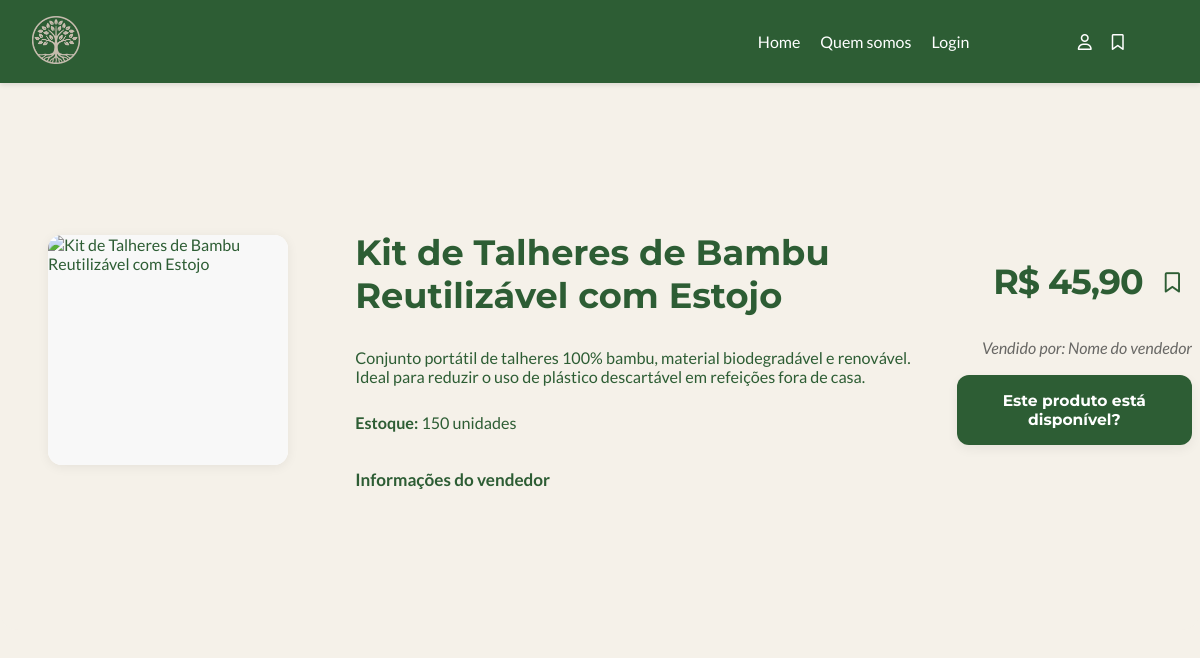
/info-produto.php?id=1, run on the app's committed database.
### tables this page shows
CREATE TABLE `produtos` (
  `ProdutoID` int(11) NOT NULL,
  `Nome` varchar(255) NOT NULL,
  `Descricao` text DEFAULT NULL,
  `Preco` decimal(10,2) NOT NULL,
  `Quantidade` int(11) NOT NULL,
  `Img` varchar(500) DEFAULT NULL
);

### info-produto.php (the view, shortened to what this page needs)
<?php
include_once './include/conn.php';
include_once './include/head.php';
$produto_id = null;
if (isset($_GET['id']) && is_numeric($_GET['id'])) {
    $produto_id = (int)$_GET['id'];
}
if ($produto_id !== null && $produto_id > 0) {
    $sql = "SELECT ProdutoID, Nome, Descricao, Preco, Quantidade, Img FROM produtos WHERE ProdutoID = " . $produto_id;
    $retorno = mysqli_query($conn, $sql);
    if ($retorno && mysqli_num_rows($retorno) > 0) {
        $produto = mysqli_fetch_assoc($retorno);
        $img_url = htmlspecialchars($produto['Img']);
        $nome_produto = htmlspecialchars($produto['Nome']);
        $descricao_produto = htmlspecialchars($produto['Descricao']);
        $preco_formatado = number_format($produto['Preco'], 2, ',', '.');
        $quantidade_estoque = htmlspecialchars($produto['Quantidade']);
    }
}
?>
<!DOCTYPE html>
<html lang="pt-BR">
<head>
    <link rel="stylesheet" href="./assets/css/info-produto.css?v=<?php echo date("YmdHis"); ?>"/>
</head>
<body>
    <main class="container">
        <aside id="infos-produto">
            <figure class="imagem-produto-container">
                <img src="<?php echo $img_url; ?>" alt="<?php echo $nome_produto; ?>" class="imagem-produto">
            </figure>
            <section class="info-produto">
                <h2 class="nome-produto"><?php echo $nome_produto; ?></h2>
                <p class="descricao-produto"><?php echo $descricao_produto; ?></p>
                <p><strong>Estoque:</strong> <?php echo $quantidade_estoque > 0 ? $quantidade_estoque . ' unidades' : 'Esgotado'; ?></p>
                <a href="#" id="info-vendedor" class="link-acao">Informações do vendedor</a>
            </section>
        </aside>
        <aside class="controles">
            <div class="preco-e-btn-salvar">
                <div class="preco">R$ <?php echo $preco_formatado; ?></div>
                <button id="btn-salvar-produto" class="btn-salvar"
                title="Salvar produto" aria-label="Salvar este produto">
                    <i class="fa-regular fa-bookmark" id="icone-salvo"></i>
                </button>
            </div>
            <div id="chats">
                <p class="vendedor-por">Vendido por: <?php echo $nomeVendedor ?? 'Nome do vendedor'; ?></p>
            </div>
            <button id="botao-chat" class="btn-chamar-vendedor"
                    data-produto-id="<?php echo $produto_id ?? ''; ?>">
                Este produto está disponível?
            </button>
        </aside>
    </main>
</body>
</html>

### assets/css/header.css (style rules this page uses)
* { box-sizing: border-box; }
:root { --fundo-principal: #F6F4EF; --fundo-card: #FFFFFF; --border: #D9D6CF; --shadow: rgba(0, 0, 0, 0.08); --verde-escuro: #2D5D34; --verde-medio: #4A7C4A; --verde-claro: #9CCC65; --verde-suave: #C8E6C9; --texto-principal: #3B3A36; --texto-secundario: #5A5A58; --texto-inativo: #9E9E9E; --acento-principal: var(--verde-escuro); --acento-secundario: var(--verde-medio); --aviso: #E57373; --sucesso: #81C784; --fundo-invertido: #2D5D34; --texto-invertido: #F6F4EF; }

### assets/css/info-produto.css (style rules this page uses)
*, *::before, *::after { box-sizing: border-box; }
html, body { min-height: 100vh; margin: 0; padding: 0; background: #F5F1E9; color: #2D5D34; font-family: 'Lato', sans-serif; }
main.container { width: 100%; max-width: 1300px; margin: 70px auto 0 auto; background: #F5F1E9; border-radius: 18px; display: flex; flex-direction: row; gap: 0; min-height: 70vh; padding: 2rem 2rem; }
#infos-produto { flex: 2 1 0; display: flex; gap: 2.2rem; align-items: center; min-width: 0; }
.imagem-produto-container { flex: 0 0 340px; min-width: 240px; max-width: 340px; height: 350px; display: flex; align-items: center; justify-content: center; background: #fff; border-radius: 14px; overflow: hidden; box-shadow: 0 2px 12px #0001; }
.imagem-produto { width: 100%; height: 100%; object-fit: contain; aspect-ratio: 1/1; max-width: 300px; max-height: 300px; min-width: 180px; min-height: 180px; border-radius: 12px; background: #f8f8f8; display: block; }
.info-produto { flex: 1 1 0; width: 70%; display: flex; flex-direction: column; justify-content: center; align-items: stretch; gap: 1rem; padding: 0.5rem 0.7rem; }
.nome-produto { font-family: 'Montserrat', sans-serif; font-size: 2.2rem; color: #2D5D34; margin-bottom: 0.3rem; font-weight: 700; word-break: break-word; }
.descricao-produto { color: #5A5A58; font-size: 1.11rem; margin-bottom: 0.6rem; }
.info-produto p { font-size: 1.01rem; color: #2D5D34; margin: 0.6rem 0 0.14rem 0; }
.link-acao { display: block; font-weight: 700; color: #2D5D34; text-decoration: none; margin-top: 1.1rem; margin-bottom: 0.4rem; font-size: 1.07rem; padding: 0.08rem 0; }
.controles { min-width: 180px; display: flex; flex-direction: column; align-items: flex-end; justify-content: center; text-align: center; gap: 1.1rem; padding-left: 1.8rem; background: none; }
.preco-e-btn-salvar { display: flex; text-align: center; align-items: center; gap: 10px; }
.preco { font-family: 'Montserrat', sans-serif; font-size: 2.18rem; color: #2D5D34; font-weight: 700; text-align: right; margin-bottom: 0.4rem; letter-spacing: -1px; word-break: break-word; text-align: center; }
.btn-chamar-vendedor { display: block; width: 70%; margin-right: 0; background: #2D5D34; color: #fff; border: none; border-radius: 12px; font-family: 'Montserrat', sans-serif; font-size: 1.22rem; font-weight: 700; padding: 1rem 0; text-align: center; cursor: pointer; box-shadow: 0 4px 12px rgba(0,0,0,0.06); transition: background 0.3s; }
.btn-salvar { background: none; border: none; padding: 9px 12px; font-size: 1.27rem; border-radius: 50%; cursor: pointer; transition: background .3s, transform .3s; box-shadow: none; margin-bottom: 0.6rem; margin-top: 0.5rem; display: inline-block; color: #2D5D34; }
.vendedor-por { font-size: 1.01rem; font-style: italic; color: #5A5A58; text-align: right; margin-top: 0.4rem; margin-bottom: 0; opacity: 0.9; word-break: break-word; }
@media (max-width: 1200px) { main.container { max-width: 100vw; padding: 0.9rem 0.5rem; } }
@media (max-width: 1200px) { #infos-produto { gap: 1rem; } }
@media (max-width: 1200px) { .imagem-produto-container { flex: 0 0 180px; height: 230px; } }
@media (max-width: 1200px) { .btn-chamar-vendedor { font-size: 0.97rem; width: 98%; } }

### data on the page
produtos: Nome "Kit de Talheres de Bambu Reutilizável com Estojo", Descricao "Conjunto portátil de talheres 100% bambu, material biodegradável e renovável. Ideal para reduzir o uso de plástico descartável em refeições fora de casa.", Quantidade "150", Preco "45,90"

### other printed values
$nomeVendedor "Nome do vendedor"
